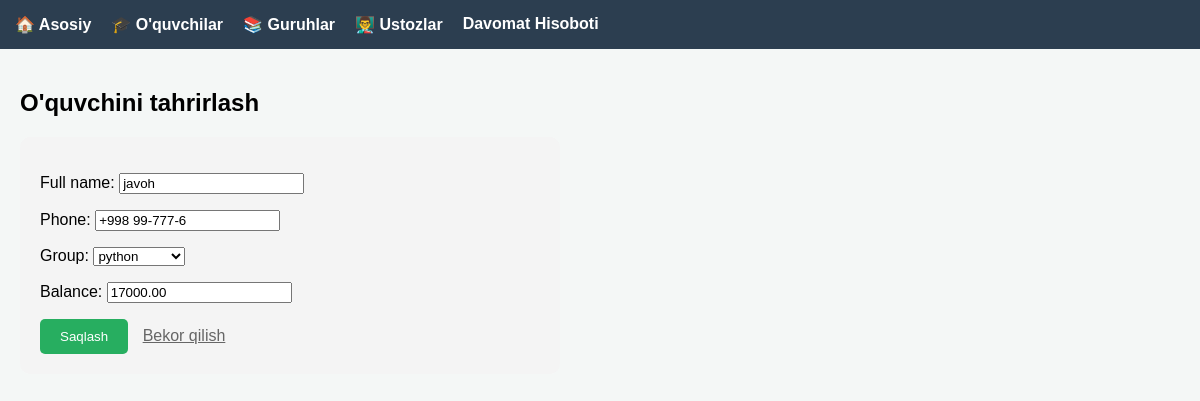
The page /student/1/edit/ on the database its author committed.
### markaz/models.py (models this page shows, shortened)
class Student(models.Model):
    full_name = models.CharField(max_length=200)
    phone = models.CharField(max_length=13)
    group = models.ForeignKey(Group, on_delete=models.CASCADE, related_name='students')
    balance = models.DecimalField(max_digits=12, decimal_places=2, default=0)
    pay_until = models.DateField(null=True, blank=True, verbose_name="To'lov muddati")

### markaz/views.py (the view)
# urls.py: path('student/<int:pk>/edit/', views.student_update, name='student_update'),
def student_update(request, pk):
    student = get_object_or_404(Student, pk=pk)
    if request.method == "POST":
        form = StudentForm(request.POST, instance=student)
        if form.is_valid():
            form.save()
            return redirect('student_list')
    else:
        form = StudentForm(instance=student)
    return render(request, 'form_template.html', {'form': form, 'title': "O'quvchini tahrirlash"})

### markaz/forms.py
class StudentForm(forms.ModelForm):
    class Meta:
        model = Student
        fields = ['full_name', 'phone', 'group', 'balance']

### markaz/models.py (called while the page is built)
    def __str__(self):
        return self.name

### templates/form_template.html (shortened to what this page needs)
{% extends 'base.html' %}
{% block content %}
<h2>{{ title }}</h2>
<form method="post" style="max-width: 500px; background: #f4f4f4; padding: 20px; border-radius: 10px;">
    {{ form.as_p }}
    <button type="submit" style="background: #27ae60; color: white; padding: 10px 20px; border: none; border-radius: 5px; cursor: pointer;">
        Saqlash
    </button>
    <a href="javascript:history.back()" style="margin-left: 10px; color: #666;">Bekor qilish</a>
</form>
{% endblock %}

### templates/base.html (style rules this page uses)
body { font-family: sans-serif; margin: 0; padding: 0; background: #f4f7f6; }

### rows shown on the page
Student: full_name "javoh", phone "+998 99-777-6", group "python", balance "17000.00"

### other values the page prints
{{ title }} "O'quvchini tahrirlash"
